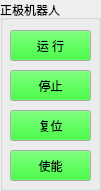
     <widget class="QGroupBox" name="gControl_2">
      <property name="geometry">
       <rect>
        <x>320</x>
        <y>210</y>
        <width>101</width>
        <height>191</height>
       </rect>
      </property>
      <property name="sizePolicy">
       <sizepolicy hsizetype="Preferred" vsizetype="Preferred">
        <horstretch>0</horstretch>
        <verstretch>0</verstretch>
       </sizepolicy>
      </property>
      <property name="title">
       <string>正极机器人</string>
      </property>
      <widget class="QPushButton" name="bR1run">
       <property name="geometry">
        <rect>
         <x>10</x>
         <y>30</y>
         <width>81</width>
         <height>31</height>
        </rect>
       </property>
       <property name="palette">
        <palette>
         <active>
          <colorrole role="Button">
           <brush brushstyle="SolidPattern">
            <color alpha="255">
             <red>0</red>
             <green>255</green>
             <blue>0</blue>
            </color>
           </brush>
          </colorrole>
         </active>
         <inactive>
          <colorrole role="Button">
           <brush brushstyle="SolidPattern">
            <color alpha="255">
             <red>0</red>
             <green>255</green>
             <blue>0</blue>
            </color>
           </brush>
          </colorrole>
         </inactive>
         <disabled>
          <colorrole role="Button">
           <brush brushstyle="SolidPattern">
            <color alpha="255">
             <red>0</red>
             <green>255</green>
             <blue>0</blue>
            </color>
           </brush>
          </colorrole>
         </disabled>
        </palette>
       </property>
       <property name="text">
        <string>运 行</string>
       </property>
       <property name="checkable">
        <bool>false</bool>
       </property>
      </widget>
      <widget class="QPushButton" name="bR1reset">
       <property name="geometry">
        <rect>
         <x>10</x>
         <y>110</y>
         <width>81</width>
         <height>31</height>
        </rect>
       </property>
       <property name="palette">
        <palette>
         <active>
          <colorrole role="Button">
           <brush brushstyle="SolidPattern">
            <color alpha="255">
             <red>0</red>
             <green>255</green>
             <blue>0</blue>
            </color>
           </brush>
          </colorrole>
         </active>
         <inactive>
          <colorrole role="Button">
           <brush brushstyle="SolidPattern">
            <color alpha="255">
             <red>0</red>
             <green>255</green>
             <blue>0</blue>
            </color>
           </brush>
          </colorrole>
         </inactive>
         <disabled>
          <colorrole role="Button">
           <brush brushstyle="SolidPattern">
            <color alpha="255">
             <red>0</red>
             <green>255</green>
             <blue>0</blue>
            </color>
           </brush>
          </colorrole>
         </disabled>
        </palette>
       </property>
       <property name="text">
        <string>复位</string>
       </property>
       <property name="checkable">
        <bool>false</bool>
       </property>
      </widget>
      <widget class="QPushButton" name="bR1stop">
       <property name="geometry">
        <rect>
         <x>10</x>
         <y>70</y>
         <width>81</width>
         <height>31</height>
        </rect>
       </property>
       <property name="palette">
        <palette>
         <active>
          <colorrole role="Button">
           <brush brushstyle="SolidPattern">
            <color alpha="255">
             <red>0</red>
             <green>255</green>
             <blue>0</blue>
            </color>
           </brush>
          </colorrole>
         </active>
         <inactive>
          <colorrole role="Button">
           <brush brushstyle="SolidPattern">
            <color alpha="255">
             <red>0</red>
             <green>255</green>
             <blue>0</blue>
            </color>
           </brush>
          </colorrole>
         </inactive>
         <disabled>
          <colorrole role="Button">
           <brush brushstyle="SolidPattern">
            <color alpha="255">
             <red>0</red>
             <green>255</green>
             <blue>0</blue>
            </color>
           </brush>
          </colorrole>
         </disabled>
        </palette>
       </property>
       <property name="text">
        <string>停止</string>
       </property>
       <property name="checkable">
        <bool>false</bool>
       </property>
      </widget>
      <widget class="QPushButton" name="bR1server">
       <property name="geometry">
        <rect>
         <x>10</x>
         <y>150</y>
         <width>81</width>
         <height>31</height>
        </rect>
       </property>
       <property name="palette">
        <palette>
         <active>
          <colorrole role="Button">
           <brush brushstyle="SolidPattern">
            <color alpha="255">
             <red>0</red>
             <green>255</green>
             <blue>0</blue>
            </color>
           </brush>
          </colorrole>
         </active>
         <inactive>
          <colorrole role="Button">
           <brush brushstyle="SolidPattern">
            <color alpha="255">
             <red>0</red>
             <green>255</green>
             <blue>0</blue>
            </color>
           </brush>
          </colorrole>
         </inactive>
         <disabled>
          <colorrole role="Button">
           <brush brushstyle="SolidPattern">
            <color alpha="255">
             <red>0</red>
             <green>255</green>
             <blue>0</blue>
            </color>
           </brush>
          </colorrole>
         </disabled>
        </palette>
       </property>
       <property name="text">
        <string>使能</string>
       </property>
       <property name="checkable">
        <bool>false</bool>
       </property>
      </widget>
     </widget>
